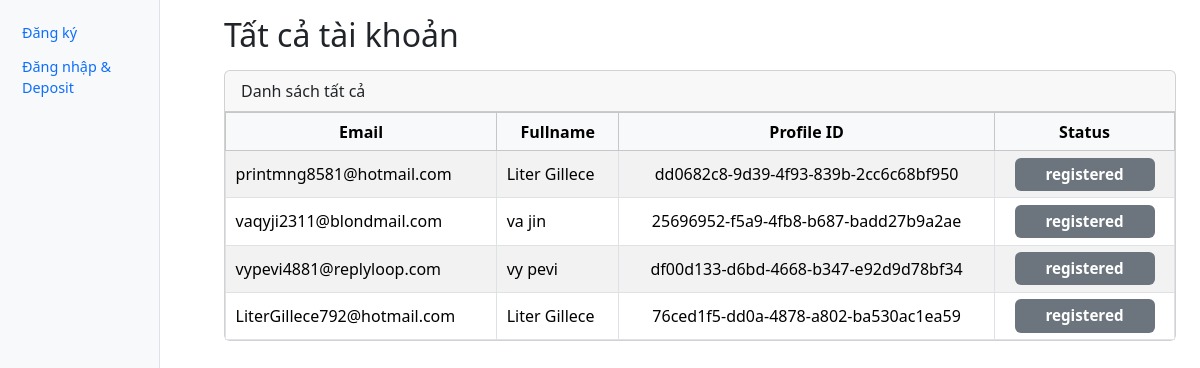
Before: / with the older database file.
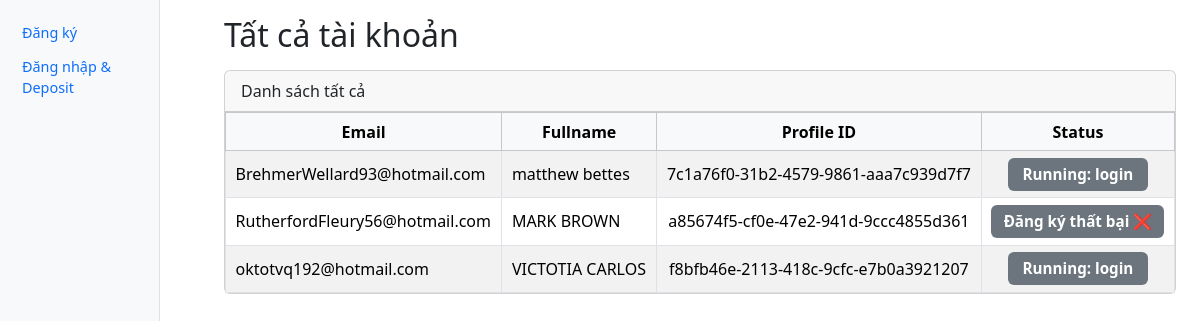
After: the same page with the newer database file.
### tables this page shows
CREATE TABLE accounts (
        id INTEGER PRIMARY KEY AUTOINCREMENT,
        email TEXT NOT NULL,
        password TEXT NOT NULL,
        fullname TEXT,
        status TEXT DEFAULT 'idle',   -- idle | running | registered | error
        profile_id TEXT,
        proxy TEXT,
        created_at TIMESTAMP DEFAULT CURRENT_TIMESTAMP
    );

### app.py (the view)
@app.get("/", response_class=HTMLResponse)
def index(request: Request):
    rows = get_accounts()
    return templates.TemplateResponse("index.html", {
        "request": request,
        "accounts": rows,
        "active": "home",
        "title": "Tất cả tài khoản"
    })

### templates/index.html (shortened to what this page needs)
{% extends "base.html" %}
{% block content %}
<h2 class="mb-3">Tất cả tài khoản</h2>
<div class="card">
  <div class="card-header">Danh sách tất cả</div>
  <div class="card-body p-0">
    <div class="table-responsive">
      <table class="table table-striped table-bordered mb-0 align-middle">
        <thead class="table-light text-center">
        <tr>
          <th>Email</th>
          <th>Fullname</th>
          <th>Profile ID</th>
          <th>Status</th>
        </tr>
        </thead>
        <tbody>
        {% for acc in accounts %}
          <tr data-id="{{ acc['id'] }}">
            <td>{{ acc['email'] }}</td>
            <td>{{ acc['fullname'] }}</td>
            <td class="profile text-center">{{ acc['profile_id'] or "-" }}</td>
            <td class="status text-center">
              <span class="badge bg-secondary">{{ acc['status'] }}</span>
            </td>
          </tr>
        {% endfor %}
        </tbody>
      </table>
    </div>
  </div>
</div>
{% endblock %}

### templates/base.html (shortened to what this page needs)
<!doctype html>
<html lang="vi">
<head>
  <link href="https://cdn.jsdelivr.net/npm/bootstrap@5.3.3/dist/css/bootstrap.min.css" rel="stylesheet">
  <link href="/static/style.css" rel="stylesheet">
</head>
<body>
<div class="container-fluid">
  <div class="row">
    <nav class="col-2 col-md-2 d-none d-md-block bg-light sidebar vh-100">
      <div class="position-sticky pt-3">
        <ul class="nav flex-column">
          <li class="nav-item">
            <a class="nav-link {% if active=='register' %}active fw-bold{% endif %}" href="/register">
              Đăng ký
            </a>
          </li>
          <li class="nav-item">
            <a class="nav-link {% if active=='login' %}active fw-bold{% endif %}" href="/login-deposit">
              Đăng nhập & Deposit
            </a>
          </li>
        </ul>
      </div>
    </nav>
    <main class="col-md-10 ms-sm-auto col-lg-10 px-md-4 py-3">
      {% block content %}{% endblock %}
    </main>
  </div>
</div>
</body>
</html>

### static/style.css (style rules this page uses)
.sidebar { width: 160px; border-right: 1px solid #dee2e6; background-color: #f8f9fa; }
.sidebar .nav-link { font-size: 0.9rem; padding: 6px 10px; }
main { margin-left: 160px; }
.table td.status, .table th.status { width: 180px; text-align: center; }
.table td.status .badge { display: inline-block; min-width: 140px; font-size: 0.95rem; padding: 0.6em 0.8em; }
.table td, .table th { padding: 0.4rem 0.6rem; vertical-align: middle; }

Changed rows visible on the page:
removed accounts: email "printmng8581@hotmail.com", fullname "Liter Gillece", profile "dd0682c8-9d39-4f93-839b-2cc6c68bf950", status "registered"
removed accounts: email "vaqyji2311@blondmail.com", fullname "va jin", profile "25696952-f5a9-4fb8-b687-badd27b9a2ae", status "registered"
removed accounts: email "vypevi4881@replyloop.com", fullname "vy pevi", profile "df00d133-d6bd-4668-b347-e92d9d78bf34", status "registered"
removed accounts: email "LiterGillece792@hotmail.com", fullname "Liter Gillece", profile "76ced1f5-dd0a-4878-a802-ba530ac1ea59", status "registered"
added accounts: email "BrehmerWellard93@hotmail.com", fullname "matthew bettes", profile "7c1a76f0-31b2-4579-9861-aaa7c939d7f7", status "Running: login"
added accounts: email "RutherfordFleury56@hotmail.com", fullname "MARK BROWN", profile "a85674f5-cf0e-47e2-941d-9ccc4855d361", status "Đăng ký thất bại ❌"
added accounts: email "oktotvq192@hotmail.com", fullname "VICTOTIA CARLOS", profile "f8bfb46e-2113-418c-9cfc-e7b0a3921207", status "Running: login"
